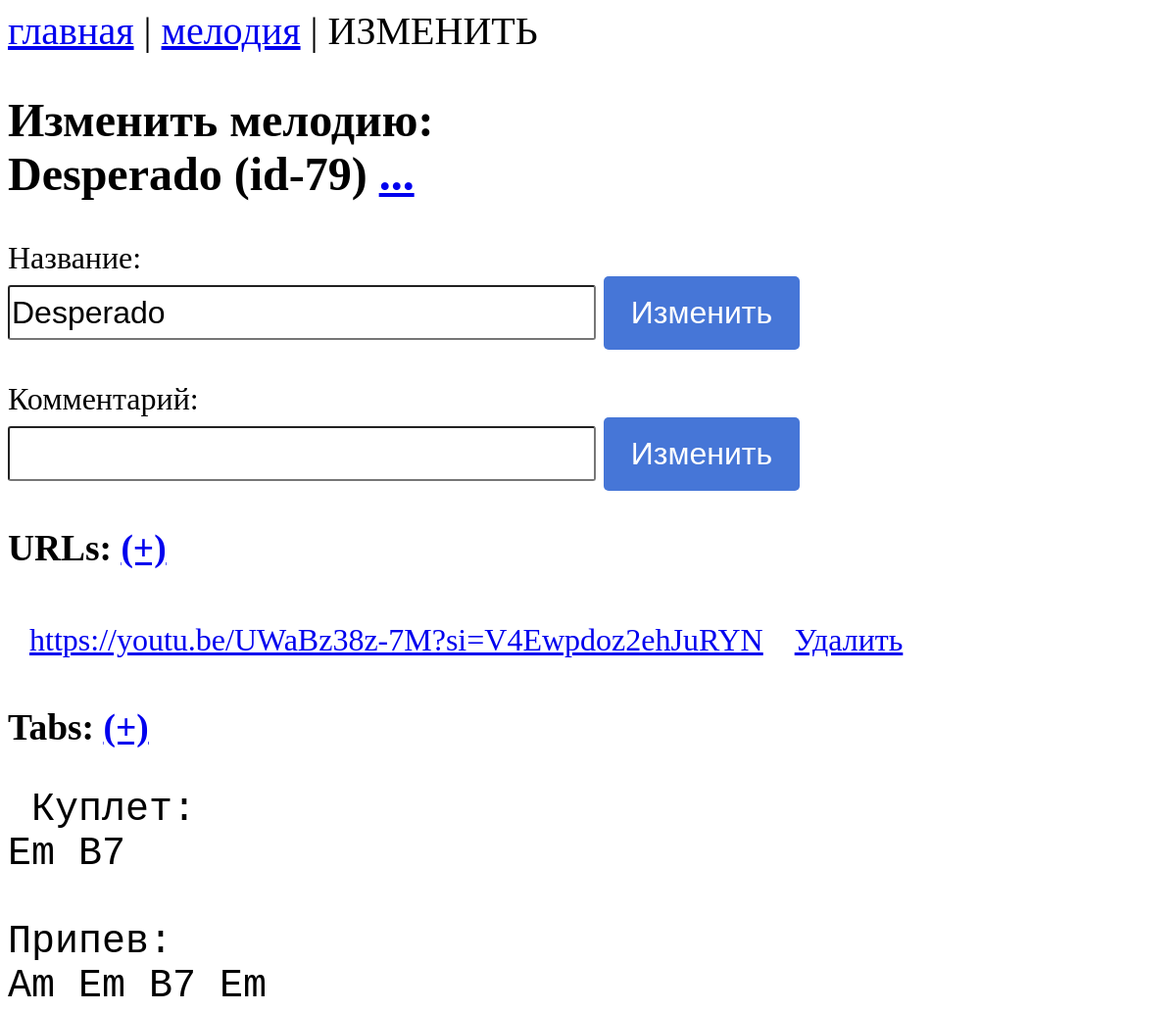
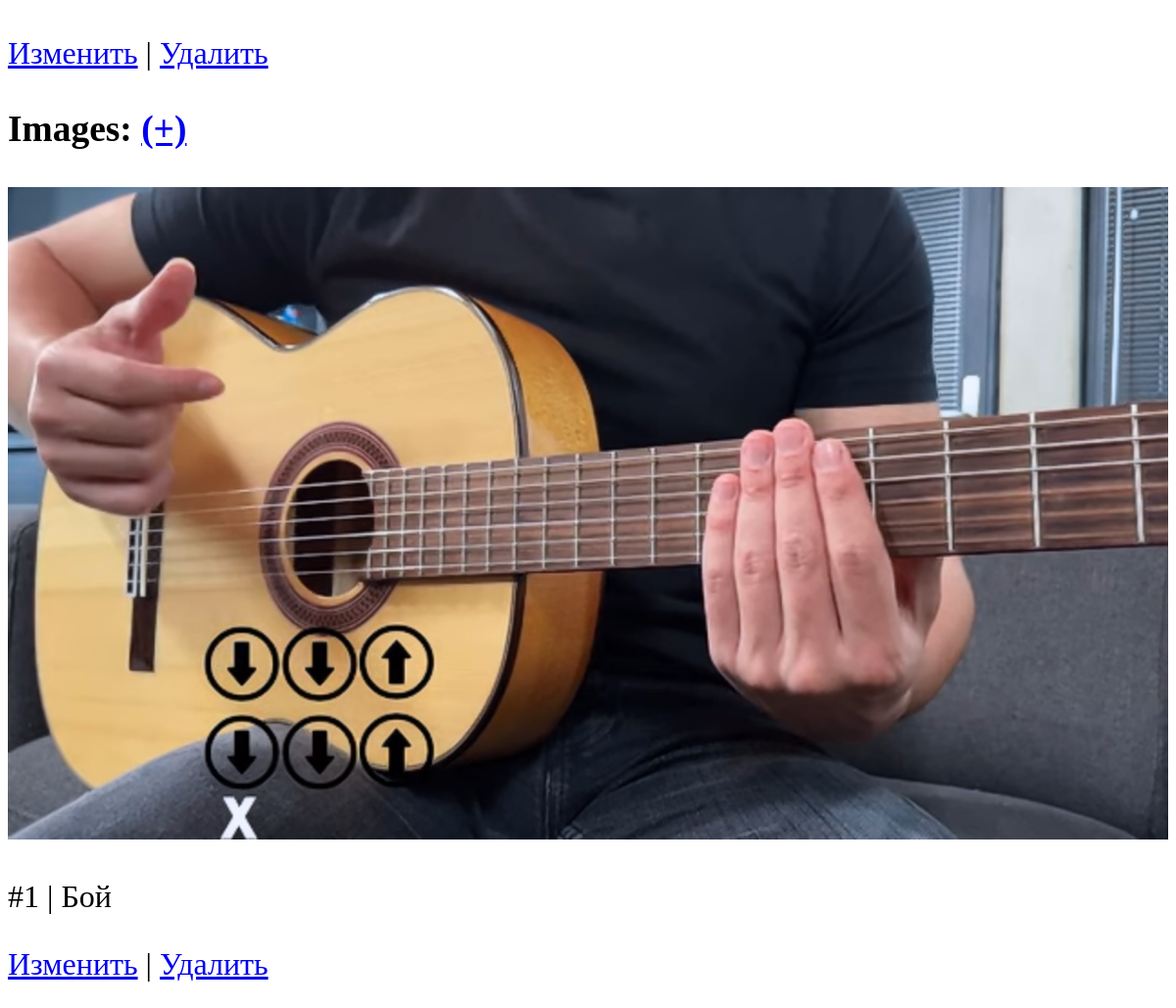
The app's page /edit_melody/79/ with its own data (2 pictures, top to bottom).
### app/models.py (models this page shows)
class Melody(models.Model):
    name = models.CharField(max_length=200, unique=True)
    type = models.CharField(max_length=20, null=True, blank=True)
    date = models.DateTimeField()
    comment = models.CharField(max_length=200, blank=True)

class URL(models.Model):
    melody = models.ForeignKey(Melody, on_delete=models.CASCADE)
    url = models.URLField(blank=True)

class Tab(models.Model):
    melody = models.ForeignKey(Melody, on_delete=models.CASCADE)
    tab = models.TextField(null=True, blank=True)

class Image(models.Model):
    melody = models.ForeignKey(Melody, on_delete=models.CASCADE)
    path = models.ImageField(upload_to='images', null=True, blank=True)
    order_num = models.IntegerField(default=1)
    image_comment = models.CharField(max_length=200, blank=True)

### app/views.py (the view)
# urls.py: path('edit_melody/<int:id>/', views.edit_melody),
def edit_melody(request, id):
    try:
        melody = Melody.objects.get(id=id)
        urls = URL.objects.filter(melody_id=id)
        images = Image.objects.filter(melody_id=id).order_by("order_num")
        tabs = Tab.objects.filter(melody_id=id)
        if request.method == "POST":
            melody.name = request.POST.get("melody_name")
            melody.comment = request.POST.get("melody_comment")
            melody.save()
            return HttpResponseRedirect(f"/edit_melody/{id}")
        else:
            return render(request, "edit_melody.html", {"melody": melody, "urls": urls, "tabs": tabs, "images": images})
    except Tab.DoesNotExist:
        return HttpResponseNotFound("<h2>Melody not found</h2>")

### app/templates/edit_melody.html (shortened to what this page needs)
{% extends "base.html" %}
    {% block menu %} <a href="../../">главная</a> | <a href="../../show_melody/{{melody.id}}">мелодия</a> | ИЗМЕНИТЬ {% endblock menu %}
    {% block header %}
        Изменить мелодию: <br />
        {{melody.name}} (id-{{melody.id}}) <a href="../../show_melody/{{melody.id}}">...</a> {% endblock header %}
    {% block content %}
        <form method="POST">
            <p>
                <div class="form-name-comment">
                    <label >Название:</label><br>
                    <input type="text" name="melody_name" value="{{melody.name}}" />
                    <button type="submit">Изменить</button>
                </div>
            </p>
            <p>
                <div class="form-name-comment">
                    <label>Комментарий:</label><br>
                    <input type="text" name="melody_comment" value="{{melody.comment}}" />
                    <button type="submit">Изменить</button>
                </div>
            </p>
        </form>
        <h3> URLs: <a href="../../add_url/{{melody.id}}">(+)</a> </h3>
        <table>
            <thead><th></th><th></th><th></th></thead>
            {% for url in urls %}
                <tr>
                    <td><a href="{{url.url}}">{{ url.url }}</a></td>
                    <td><a href="../../delete_url/{{url.melody_id}}/{{url.id}}">Удалить</a></td>
                </tr>
            {% endfor %}
        </table>
        <h3> Tabs: <a href="../../add_tab/{{melody.id}}">(+)</a> </h3>
        {% for t in tabs %}
        <pre> {{t.tab}} </pre>
        <a href="../../edit_tab/{{t.melody_id}}/{{t.id}}">Изменить</a> | <a href="../../delete_tab/{{t.melody_id}}/{{t.id}}">Удалить</a>
        {% endfor %}
        <h3> Images: <a href="../../add_image/{{melody.id}}">(+)</a> </h3>
        {% for i in images %}
            <img src=/media/{{i.path}} alt="no image" style="max-widht:700px">
            <p>#{{i.order_num}} | {{i.image_comment}}</p>
            <p><a href="../../edit_image/{{melody.id}}/{{i.id}}">Изменить</a> | <a href="../../delete_image/{{i.melody_id}}/{{i.id}}">Удалить</a></p>
        {% endfor %}
    {% endblock content %}

### app/templates/base.html (style rules this page uses)
html * { max-height:999999px; }
body { font-size: 32px; }
pre { font-size: 40px; }
td { padding: 10px; padding-left: 20px; }
img { max-width:100%; }
.form-name-comment { margin: 20px 0; font-size: 32px; }
.form-name-comment input { width:50%;height: 50px;border-radius:3px; font-size: 32px; }
.form-name-comment button { appearance: none; border: 0; border-radius: 5px; background: #4676D7; color: #fff; width: 200px; height: 75px; font-size: 32px; }

### records on screen
Melody: name "Desperado", id "79", melody_name "Desperado"
URL: url "https://youtu.be/UWaBz38z-7M?si=V4Ewpdoz2ehJuRYN"
Tab: tab "Куплет: Em B7 Припев: Am Em B7 Em"
Image: path (picture), order_num "1", image_comment "Бой"
